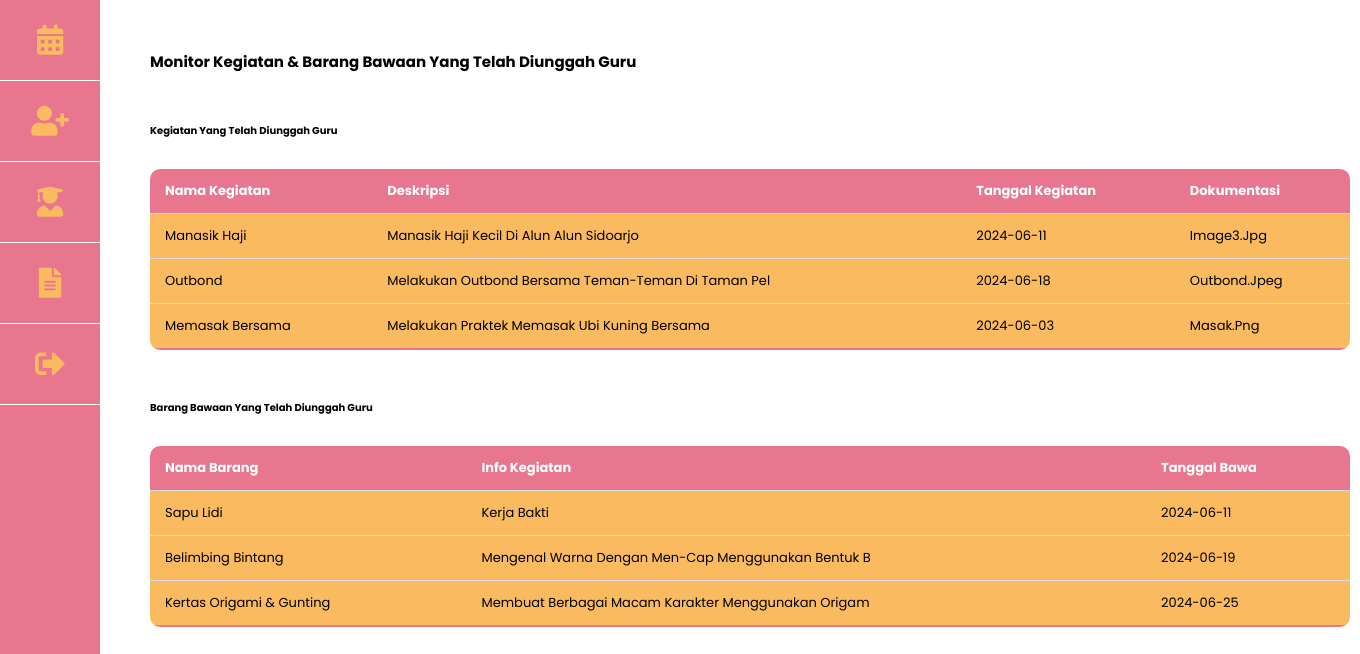
The app's page /admin/index.php with its own data.
### tables this page shows
CREATE TABLE `informasi_kegiatan` (
  `id_kegiatan` int(11) NOT NULL,
  `nama_kegiatan` varchar(50) NOT NULL DEFAULT '',
  `deskripsi` varchar(50) NOT NULL DEFAULT '',
  `dokumentasi` varchar(255) DEFAULT '',
  `tgl_kegiatan` date NOT NULL
);

CREATE TABLE `barang_bawaan` (
  `id_barang` int(11) NOT NULL,
  `nama_barang` varchar(50) NOT NULL DEFAULT '',
  `info_kegiatan` varchar(50) NOT NULL DEFAULT '',
  `tgl_bawa` date NOT NULL
);

### admin/index.php (the view, shortened to what this page needs)
<?php
require_once "../conn.php";
$sql_kegiatan = "SELECT * FROM informasi_kegiatan";
$result_kegiatan = $conn->query($sql_kegiatan);
$sql_barang = "SELECT * FROM barang_bawaan";
$result_barang = $conn->query($sql_barang);
?>
<!DOCTYPE html>
<html lang="en">
<head>
    <link rel="stylesheet" href="https://cdnjs.cloudflare.com/ajax/libs/font-awesome/5.15.4/css/all.min.css">
    <link rel="stylesheet" href="../assets/css/style.css">
</head>
<body>
    <div class="content" style="margin-left: 150px;">
        <h2 style="padding-top: 50px;"><b>Monitor Kegiatan & Barang Bawaan yang Telah Diunggah Guru</b></h2>
        <h4 style="padding-top: 50px;">Kegiatan yang Telah Diunggah Guru</h4>
        <table border='1' cellpadding='10' cellspacing='0' style='margin-top:30px' ;>
            <tr class='ttop'>
                <th>Nama Kegiatan</th>
                <th>Deskripsi</th>
                <th>Tanggal Kegiatan</th>
                <th>Dokumentasi</th>
            </tr>
            <?php
            while ($d = mysqli_fetch_array($result_kegiatan)) {
            ?>
                <tr style='background-color: var(--orange);'>
                    <td><?= ucwords($d['nama_kegiatan']) ?></td>
                    <td><?= ucwords($d['deskripsi']) ?></td>
                    <td><?= ucwords($d['tgl_kegiatan']) ?></td>
                    <td><?= ucwords($d['dokumentasi']) ?></td>
                </tr>
            <?php
            }
            ?>
        </table>
        <h4 style="padding-top: 50px;">Barang Bawaan yang Telah Diunggah Guru</h4>
        <?php
        if ($result_barang->num_rows > 0) {
            echo "<table border='1' cellpadding='10' cellspacing='0' style='margin-top:30px';>
                <tr class='btop'>
                    <th>Nama Barang</th>
                    <th>Info Kegiatan</th>
                    <th>Tanggal Bawa</th>
                </tr>";
            while ($row_barang = $result_barang->fetch_assoc()) {
                echo "<tr style='background-color: var(--orange)'>
                    <td>" . $row_barang["nama_barang"] . "</td>
                    <td>" . $row_barang["info_kegiatan"] . "</td>
                    <td>" . $row_barang["tgl_bawa"] . "</td>
                  </tr>";
            }
            echo "</table>";
        } else {
            echo "Belum ada barang bawaan yang diunggah.";
        }
        ?>
    </div>
</body>
</html>

### assets/css/style.css (style rules this page uses)
:root { --orange: #f9ba60; --pink: #e9768f; --black: #1d1c1c; --white: #fff; --light-color: #666; --box-shadow: 0 0.5rem 1.5rem rgba(0, 0, 0, 0.1); }
* { font-family: "Poppins", sans-serif; margin: 0; padding: 0; box-sizing: border-box; outline: none; border: none; text-decoration: none; text-transform: capitalize; transition: all 0.2s linear; }
html { font-size: 62.5%; overflow-x: hidden; scroll-behavior: smooth; }
.sidebar { margin: 0; width: 100px; background-color: var(--pink); position: fixed; height: 100%; overflow: auto; }
.sidebar .link { display: flex; align-items: center; justify-content: center; font-size: 3rem; padding: 1rem 2rem; border-bottom: 1px solid var(--white); }
.sidebar .link a { display: flex; align-items: center; justify-content: center; font-size: 3rem; width: 60px; height: 60px; color: var(--orange); padding: 16px; text-decoration: none; border-radius: 50%; -webkit-border-radius: 50%; -moz-border-radius: 50%; -ms-border-radius: 50%; -o-border-radius: 50%; }

### admin/index.php (style rules this page uses)
body { font-size: 1rem; }
table { width: 1200px; border-collapse: collapse; font-size: 1rem; text-align: left; border-radius: 10px; overflow: hidden; }
th, td { padding: 12px 15px; font-size: 13px; }
th { background-color: var(--pink); color: #ffffff; }
tr { border-bottom: 1px solid #dddddd; }
tr:nth-of-type(even) { background-color: #f3f3f3; }
tr:last-of-type { border-bottom: 2px solid var(--pink); }

### records on screen
informasi_kegiatan: nama_kegiatan "Manasik Haji", deskripsi "Manasik Haji Kecil Di Alun Alun Sidoarjo", tgl_kegiatan "2024-06-11", dokumentasi "Image3.jpg"
informasi_kegiatan: nama_kegiatan "Outbond", deskripsi "Melakukan Outbond Bersama Teman-Teman Di Taman Pel", tgl_kegiatan "2024-06-18", dokumentasi "Outbond.jpeg"
informasi_kegiatan: nama_kegiatan "Memasak Bersama", deskripsi "Melakukan Praktek Memasak Ubi Kuning Bersama", tgl_kegiatan "2024-06-03", dokumentasi "Masak.png"
barang_bawaan: nama_barang "Sapu Lidi", info_kegiatan "Kerja Bakti", tgl_bawa "2024-06-11"
barang_bawaan: nama_barang "Belimbing Bintang", info_kegiatan "Mengenal Warna Dengan Men-Cap Menggunakan Bentuk B", tgl_bawa "2024-06-19"
barang_bawaan: nama_barang "Kertas Origami & Gunting", info_kegiatan "Membuat Berbagai Macam Karakter Menggunakan Origam", tgl_bawa "2024-06-25"
